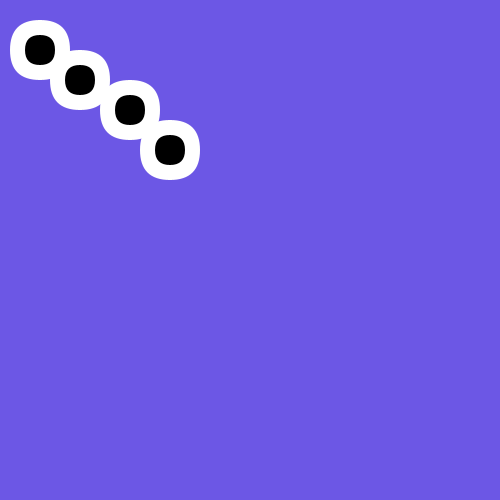
Frame 1 (no input)
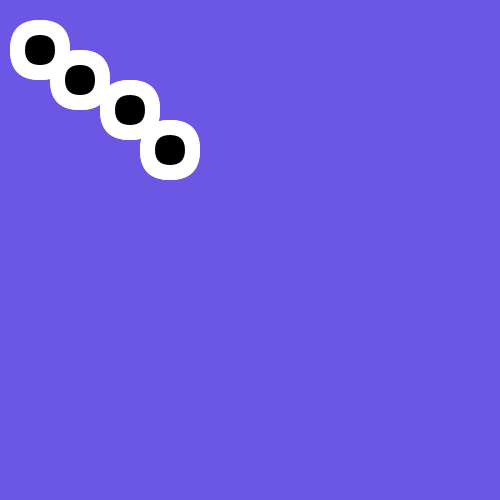
Frame 2 (the mouse pressed at the canvas centre, redrawn once)

The Processing sketch that drew these frames (run headless with seeded random() and noise(); the mouse was pressed at the canvas centre and the sketch redrawn once):

// Processing sketch: ex21_2
// ── ex21_2.pde
// ex21.2
//Kirsten Low z3330533
// don't entirly understand what the exercise is asking me to do


void setup(){
  size(500,500);
  background(108,87,229);
  noStroke();
  smooth();
  noLoop();
}


void draw() {
  eye(10,20);
  eye(50,50);
  eye(100, 80);
  eye(140, 120);
}
  
 void eye(int x, int y){ 
  fill(255);
  strokeWeight(20);
  rect(x,y,60,60,60);
  fill(0);
  rect(x+15,y+15,30,30,30);
}
  
